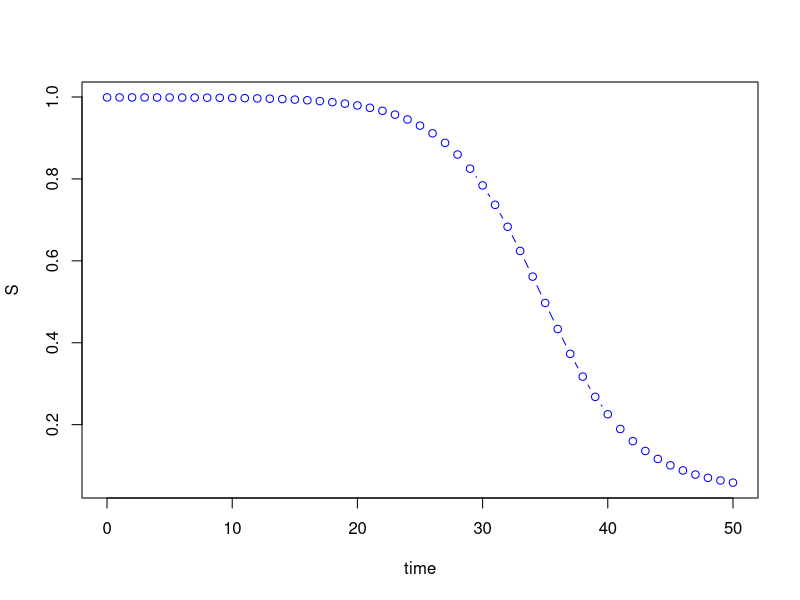
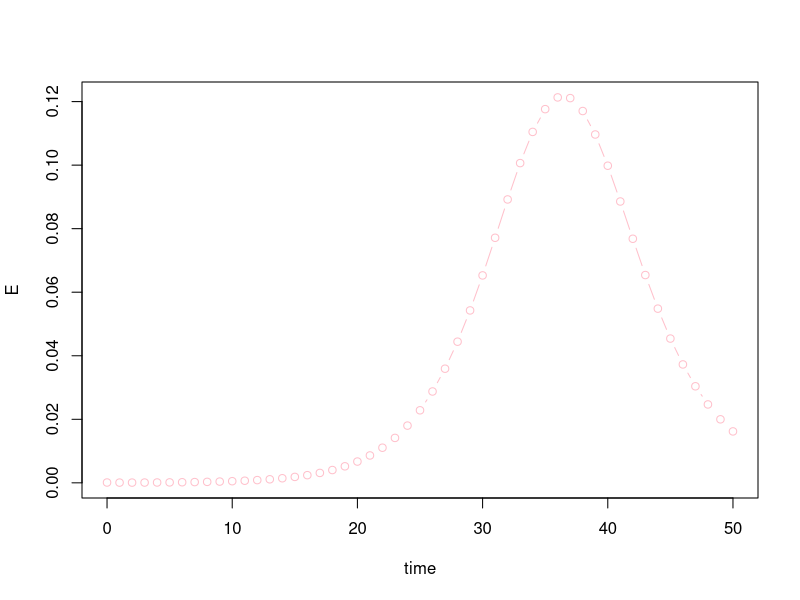
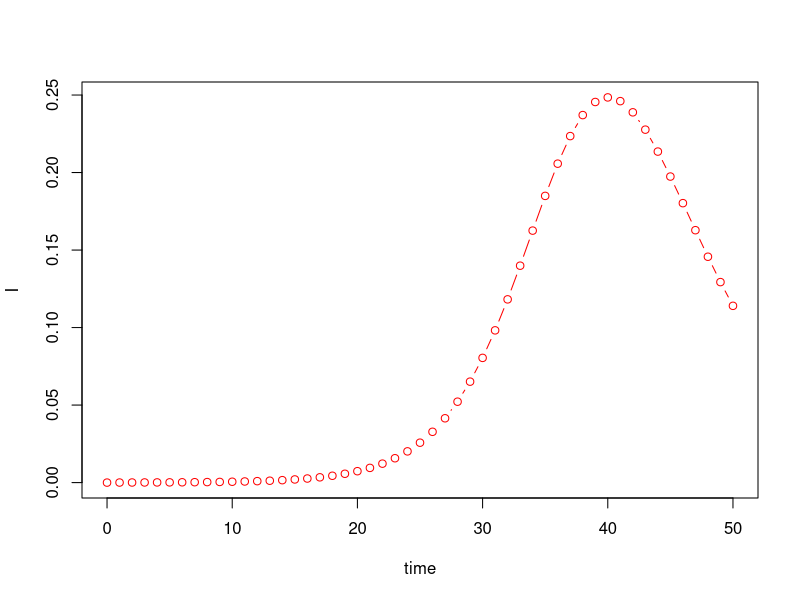
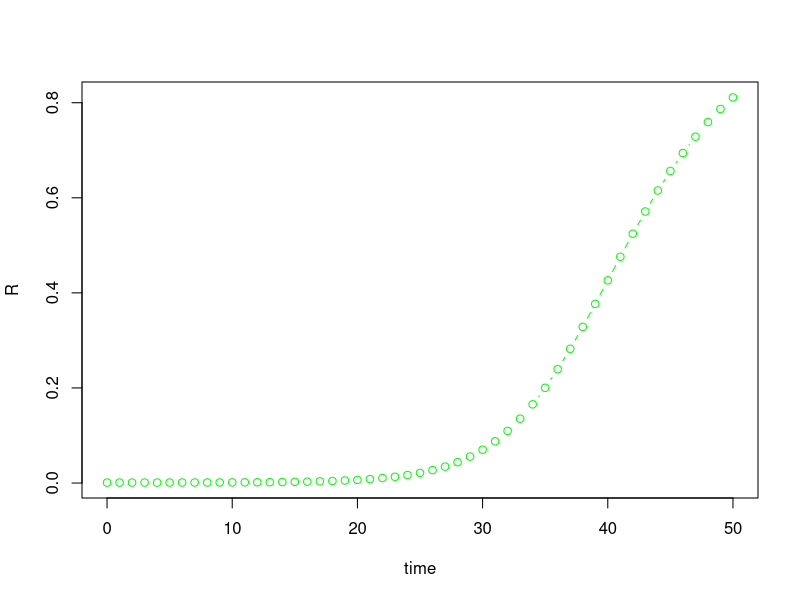
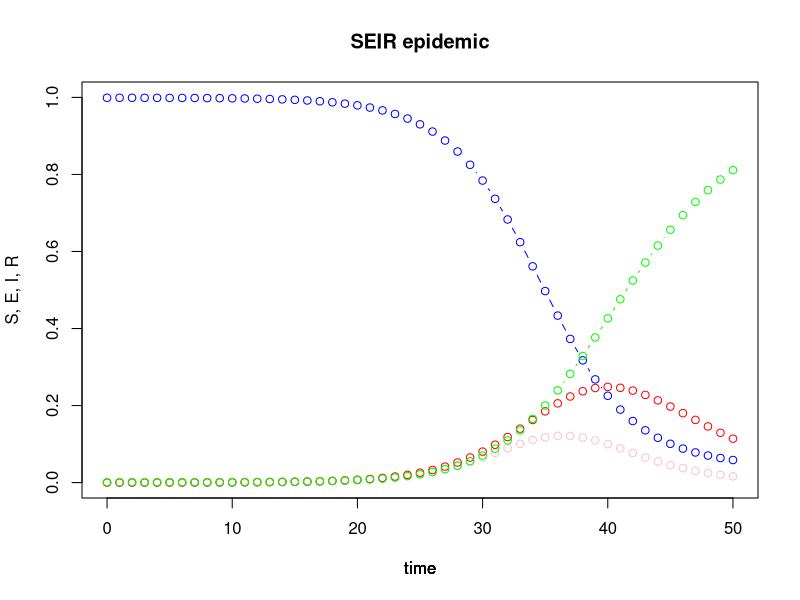

Here is the R script that generated these plots, in order:
#Remove all objects from workspace.
remove (list = objects() )
#Load add-on packages - deSolve - contains lsoda function - differential equation solver.
library (deSolve) 
## 
## Attaching package: 'deSolve'
## 
## The following object is masked from 'package:graphics':
## 
##     matplot
#Function to compute derivatives of the differential equations.
seir_model = function (current_timepoint, state_values, parameters)
{
  # create state variables (local variables)
  S = state_values [1]        # susceptibles
  E = state_values [2]        # exposed
  I = state_values [3]        # infectious
  R = state_values [4]        # recovered
  
  with ( 
    as.list (parameters),     # variable names within parameters can be used 
         {
           # compute derivatives
           dS = (-beta * S * I)
           dE = (beta * S * I) - (delta * E)
           dI = (delta * E) - (gamma * I)
           dR = (gamma * I)
           
           # combine results
           results = c (dS, dE, dI, dR)
           list (results)
         }
    )
}
#Parameters
contact_rate = 10                     # number of contacts per day
transmission_probability = 0.07       # transmission probability
infectious_period = 5                 # infectious period
latent_period = 2                     # latent period
#Compute values of beta (tranmission rate) and gamma (recovery rate).
beta_value = contact_rate * transmission_probability
gamma_value = 1 / infectious_period
delta_value = 1 / latent_period
#Compute Ro - Reproductive number.
Ro = beta_value / gamma_value
#Disease dynamics parameters.
parameter_list = c (beta = beta_value, gamma = gamma_value, delta = delta_value)
#Initial values for sub-populations.
W = 9990        # susceptible hosts
X = 1           # infectious hosts
Y = 0           # recovered hosts
Z = 9           # exposed hosts
#Compute total population.
N = W + X + Y + Z
#Initial state values for the differential equations.
initial_values = c (S = W/N, E = X/N, I = Y/N, R = Z/N)
#Output timepoints.
timepoints = seq (0, 50, by=1)
#Simulate the SEIR epidemic.
#############
output = lsoda (initial_values, timepoints, seir_model, parameter_list)
#############
#Plot dynamics of Susceptibles sub-population.
plot (S ~ time, data = output, type='b', col = 'blue')       
# Plot dynamics of Exposed sub-population
plot (E ~ time, data = output, type='b', col = 'pink')  

#Plot dynamics of Infectious sub-population.
plot (I ~ time, data = output, type='b', col = 'red') 

#Plot dynamics of Recovered sub-population.
plot (R ~ time, data = output, type='b', col = 'green')  

#Plot dynamics of Susceptibles, Exposed, Infectious and Recovered sub-populations in the same plot.
# susceptible hosts over time
plot (S ~ time, data = output, type='b', ylim = c(0,1), col = 'blue', ylab = 'S, E, I, R', main = 'SEIR epidemic') 

# remain on same frame
par (new = TRUE)    

# exposed hosts over time
plot (E ~ time, data = output, type='b', ylim = c(0,1), col = 'pink', ylab = '', axes = FALSE)

# remain on same frame
par (new = TRUE) 

# infectious hosts over time
plot (I ~ time, data = output, type='b', ylim = c(0,1), col = 'red', ylab = '', axes = FALSE) 

# remain on same frame
par (new = TRUE)  

# recovered hosts over time
plot (R ~ time, data = output, type='b', ylim = c(0,1), col = 'green', ylab = '', axes = FALSE)
